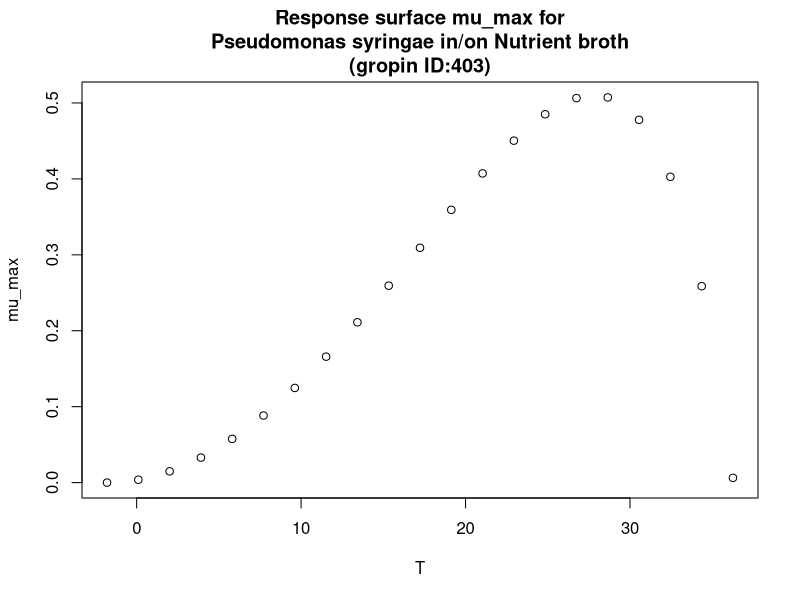

Write R code to recreate this figure.
#############################
# start of Parameter script
#############################
T <- seq(-1.8018,36.2637362637363,length.out=21)
#############################
# end of Parameter script
#############################
############################# 
# start of Model script Gropin ID 403 
#############################
 
# constant coefficients for this model
 
variables <- data.frame(T)
argumentsPar <- expand.grid(variables)
 
# heart of the model
response_surface <- function(T) {
   mumax <-(5.1*(10^-1)*(T-36.3)*((T+1.8)^2))/((27.8+1.8)*((27.8+1.8)*(T-27.8)-(27.8-36.3)*(27.8-1.8-2*T)))

return(mumax=mumax)
} 

# output parameters
mumax <- cbind(argumentsPar,response_surface(argumentsPar['T']))
colnames(mumax) <- c(colnames(argumentsPar),'mumax')
#############################
# End of Model script
#############################
############################# 
# start of Visualisation script Gropin ID 403 
#############################
plot(T,mumax$mumax,
                          xlab='T',
                          ylab='mu_max',main='Response surface mu_max for
Pseudomonas syringae in/on Nutrient broth
(gropin ID:403)')
#############################
# End of Visualisation script
#############################
